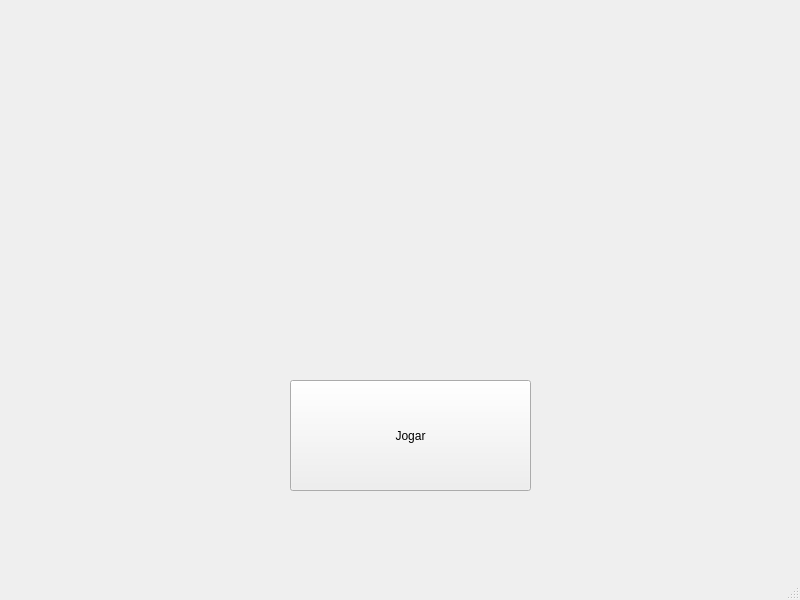
<?xml version="1.0" encoding="UTF-8"?>
<ui version="4.0">
 <class>MainWindow</class>
 <widget class="QMainWindow" name="MainWindow">
  <property name="geometry">
   <rect>
    <x>0</x>
    <y>0</y>
    <width>800</width>
    <height>600</height>
   </rect>
  </property>
  <property name="windowTitle">
   <string>MainWindow</string>
  </property>
  <widget class="QWidget" name="centralwidget">
   <widget class="QPushButton" name="jogar">
    <property name="geometry">
     <rect>
      <x>290</x>
      <y>380</y>
      <width>241</width>
      <height>111</height>
     </rect>
    </property>
    <property name="text">
     <string>Jogar</string>
    </property>
   </widget>
  </widget>
  <widget class="QMenuBar" name="menubar">
   <property name="geometry">
    <rect>
     <x>0</x>
     <y>0</y>
     <width>800</width>
     <height>21</height>
    </rect>
   </property>
  </widget>
  <widget class="QStatusBar" name="statusbar"/>
 </widget>
 <resources/>
 <connections/>
</ui>
